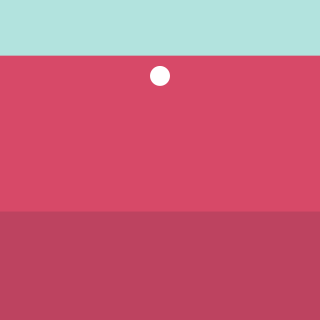
Frame 1 (no input)
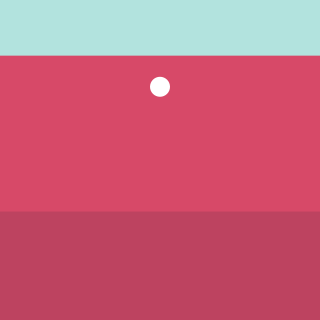
Frame 60 (the mouse pressed at the canvas centre just before this capture)
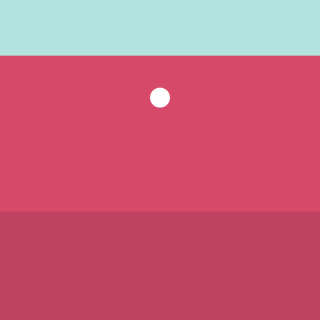
Frame 120 (the mouse held since frame 60 and released just before this capture)

The Processing sketch that drew these frames (run headless with seeded random() and noise(); from frame 60 on, the mouse is pressed at the canvas centre):

// Processing sketch: processing_19900
// ── processing_19900.pde

int radius = width/2;
float pointsRadius = .8 * radius;
float cx = width/2;
float cy = height/2;

void setup() {
  size(320,320);
  frameRate(30);
}



void draw() {
  background(178,227,222);
  
  int s = second();  // Values from 0 - 59
  int m = minute();  // Values from 0 - 59
  int h = hour();    // Values from 0 - 23

  //int minutes = minute();
  float mappedMinutes = map(float(m), 0, 59, 0, 320);
 
  rectMode (BOTTOM);
  noStroke();
  fill (54,199,184,255);
  rect (0, 320, 320, mappedMinutes);

  int hours = 23-h;
  float mappedHours = map(float(hours), 0, 23, 0, 320);
  float hourScale = 320 - mappedHours;

  rectMode (BOTTOM);
  fill (226,30,72,200); 
  rect (0, 320, 320, hourScale);

  float mappedSeconds = map(float(s), 0, 59, 0, 320);
  

  fill (255,255);
  smooth();
  ellipse (160, mappedSeconds, 20, 20);
}
//lerp

// lerpcolor

//map
//}
